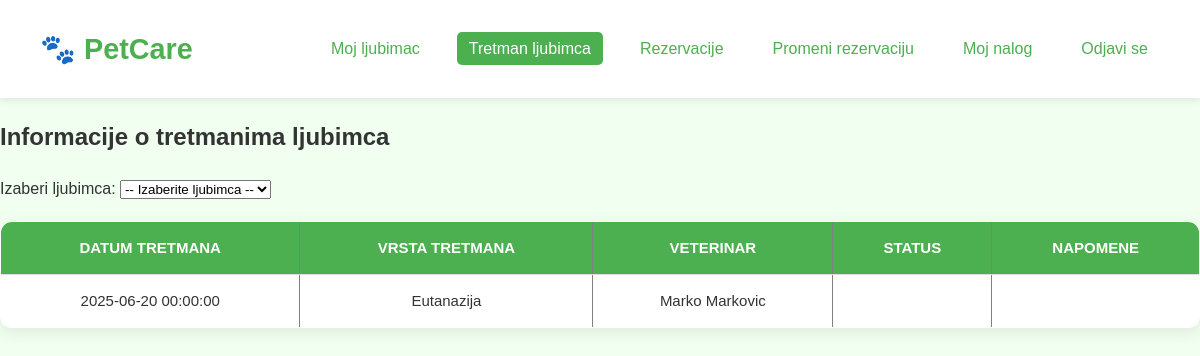
The app's page /pet_treatments.php?pet_id=10 (signed in), older data.
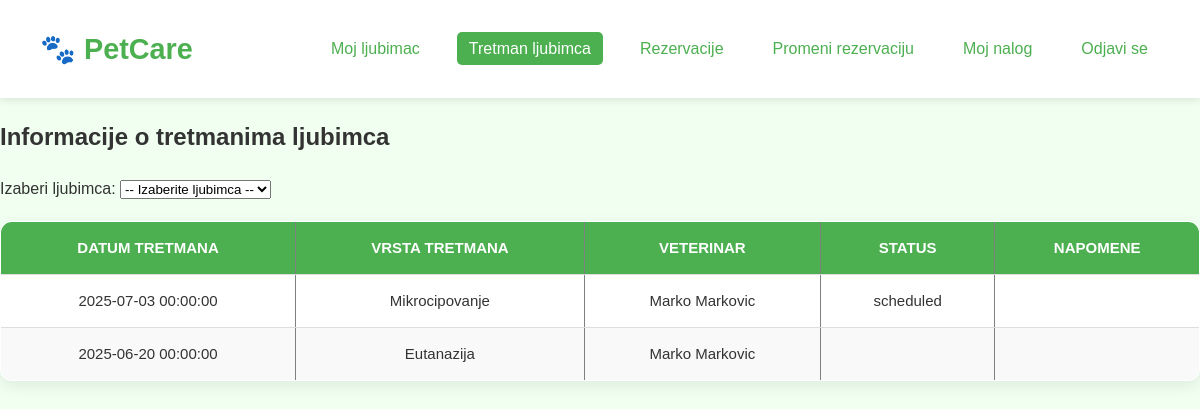
The same page, newer data.
### tables this page shows
CREATE TABLE `appointments` (
  `id` int(10) UNSIGNED NOT NULL,
  `pet_id` int(10) UNSIGNED NOT NULL,
  `veterinarian_id` int(10) UNSIGNED NOT NULL,
  `service_id` int(10) UNSIGNED NOT NULL,
  `appointment_date` datetime NOT NULL,
  `start_time` time NOT NULL,
  `end_time` time NOT NULL,
  `time_slot` time DEFAULT NULL,
  `status` enum('scheduled','canceled','done') DEFAULT 'scheduled',
  `notes` text DEFAULT NULL,
  `created_at` datetime DEFAULT current_timestamp(),
  `reservation_code` varchar(100) DEFAULT NULL,
  `user_id` int(11) DEFAULT NULL,
  `schedule_id` int(11) DEFAULT NULL
);

CREATE TABLE `services` (
  `id` int(10) UNSIGNED NOT NULL,
  `name` varchar(100) NOT NULL,
  `description` text DEFAULT NULL,
  `price` decimal(10,2) NOT NULL CHECK (`price` >= 0)
);

### functions.php (called while the page is built, shortened)
<?php
function get_treatments_by_pet(PDO $pdo, int $pet_id): array {
    $stmt = $pdo->prepare("
        SELECT
            a.appointment_date,
            s.name AS service_name,
            CONCAT(u.first_name, ' ', u.last_name) AS vet_name,
            a.status,
            a.notes
        FROM appointments a
        JOIN services s ON a.service_id = s.id
        JOIN veterinarians v ON a.veterinarian_id = v.id
        JOIN users u ON v.user_id = u.id
        WHERE a.pet_id = ?
        ORDER BY a.appointment_date DESC
    ");
    $stmt->execute([$pet_id]);
    return $stmt->fetchAll(PDO::FETCH_ASSOC);
}

### pet_treatments.php (the view, shortened to what this page needs)
<?php
require_once 'functions.php';
$selectedPetId = $_GET['pet_id'] ?? '';
$treatments = $selectedPetId ? get_treatments_by_pet($pdo, $selectedPetId) : [];
?>
<!DOCTYPE html>
<html lang="sr">
<head>
    <link rel="stylesheet" href="css/css.css">
</head>
<body>
<header>
    <div class="logo">🐾 PetCare</div>
    <nav>
        <ul>
            <li><a href="pet_information.php">Moj ljubimac</a></li>
            <li><a href="pet_treatments.php" class="active">Tretman ljubimca</a></li>
            <li><a href="users_reservation.php">Rezervacije</a></li>
            <li><a href="change_reservation.php">Promeni rezervaciju</a></li>
            <li><a href="user_information.php">Moj nalog</a></li>
            <li><a href="logout.php">Odjavi se</a></li>
        </ul>
    </nav>
</header>
<h2>Informacije o tretmanima ljubimca</h2>
<form method="GET" action="">
    <label for="pet_id">Izaberi ljubimca:</label>
    <select name="pet_id" id="pet_id" onchange="this.form.submit()">
        <option value="">-- Izaberite ljubimca --</option>
    </select>
</form>
<?php if ($selectedPetId && count($treatments) > 0): ?>
    <table border="1" cellpadding="5" cellspacing="0">
        <thead>
        <tr>
            <th>Datum tretmana</th>
            <th>Vrsta tretmana</th>
            <th>Veterinar</th>
            <th>Status</th>
            <th>Napomene</th>
        </tr>
        </thead>
        <tbody>
        <?php foreach ($treatments as $t): ?>
            <tr>
                <td><?= htmlspecialchars($t['appointment_date']) ?></td>
                <td><?= htmlspecialchars($t['service_name']) ?></td>
                <td><?= htmlspecialchars($t['vet_name']) ?></td>
                <td><?= htmlspecialchars($t['status']) ?></td>
                <td><?= htmlspecialchars($t['notes']) ?></td>
            </tr>
        <?php endforeach; ?>
        </tbody>
    </table>
<?php endif; ?>
</body>
</html>

### css/css.css (style rules this page uses)
html, body { height: 100%; margin: 0; padding: 0; box-sizing: border-box; font-family: 'Segoe UI', sans-serif; }
body { display: flex; flex-direction: column; min-height: 100vh; background-color: #eaffea; color: #333; line-height: 1.6; }
a { text-decoration: none; color: #4caf50; }
header { background-color: #ffffff; padding: 20px 40px; display: flex; justify-content: space-between; align-items: center; box-shadow: 0 2px 8px rgba(0,0,0,0.1); position: sticky; top: 0; z-index: 999; }
.logo { font-size: 1.8rem; font-weight: bold; color: #4caf50; }
nav ul { list-style: none; display: flex; gap: 25px; }
nav ul li a { padding: 8px 12px; border-radius: 5px; transition: background 0.3s ease; }
nav ul li a:hover, nav ul li a.active { background-color: #4caf50; color: white; }
body { margin: 0; padding: 0; font-family: sans-serif; background: #f0fff0; }
table { width: 100%; border-collapse: collapse; border-radius: 12px; overflow: hidden; box-shadow: 0 5px 15px rgba(0, 0, 0, 0.08); background-color: white; margin-top: 20px; }
table th, table td { padding: 14px 18px; text-align: center; border-bottom: 1px solid #ddd; font-size: 15px; }
table th { background-color: #4caf50; color: white; font-weight: 600; text-transform: uppercase; }
table tr:nth-child(even) { background-color: #f9f9f9; }

Row changes from the older to the newer data that the page shows:
added appointments: appointment_date "2025-07-03 00:00:00", service.name "Mikrocipovanje", vet_name "Marko Markovic", status "scheduled"
